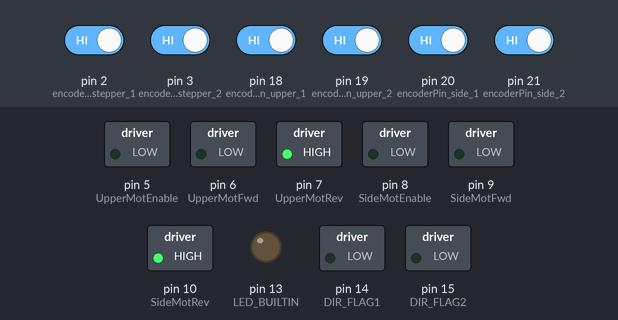
Bench run of a sketch on a simulated Arduino Mega 2560, built with avr-gcc and run on an emulated ATmega2560. On the bench: switched loads named in the sketch (green lamp = pin HIGH), output pins drawn as LEDs (lit = HIGH). The inputs (shaded band) are chosen by the test bench; at power-on: pin 2 (encoderPin_stepper_1), pin 3 (encoderPin_stepper_2), pin 18 (encoderPin_upper_1), pin 19 (encoderPin_upper_2), pin 20 (encoderPin_side_1), pin 21 (encoderPin_side_2) HIGH.

Above: at 2.2 s.
2.3 s: pin 18 (encoderPin_upper_1) driven LOW
At 3.3 s:
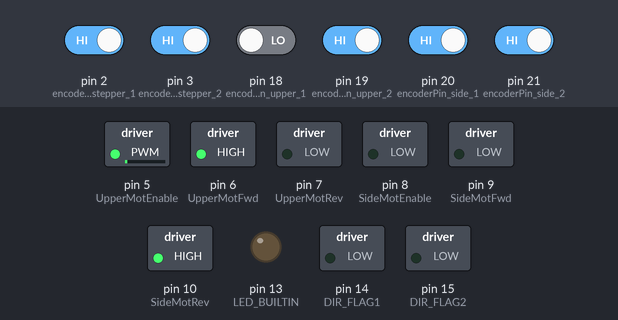
5.3 s: pin 20 (encoderPin_side_1) driven LOW
At 6.4 s:
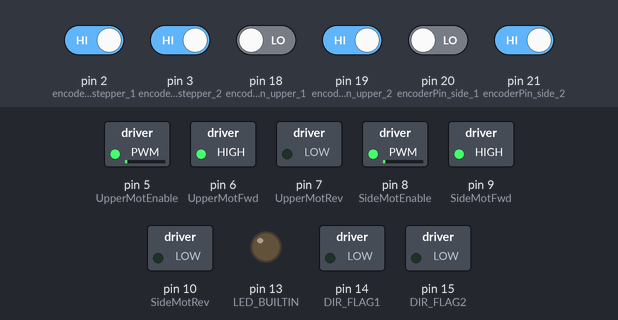
8.3 s: pin 19 (encoderPin_upper_2) driven LOW
At 8.7 s:
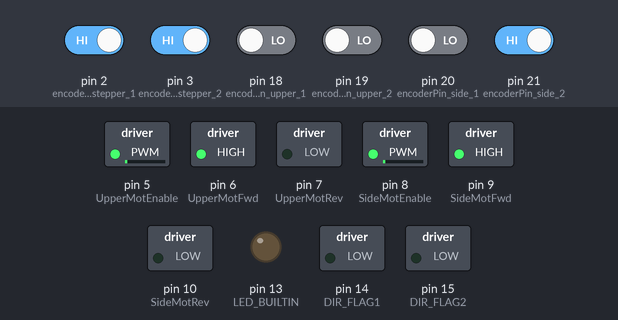
9.8 s: pin 21 (encoderPin_side_2) driven LOW
At 10.4 s:
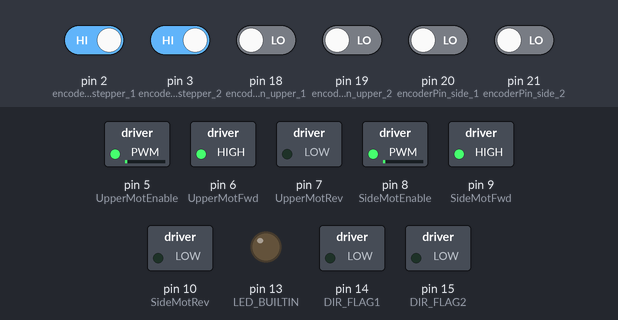
11.3 s: pin 18 (encoderPin_upper_1) driven HIGH
At 12.5 s:
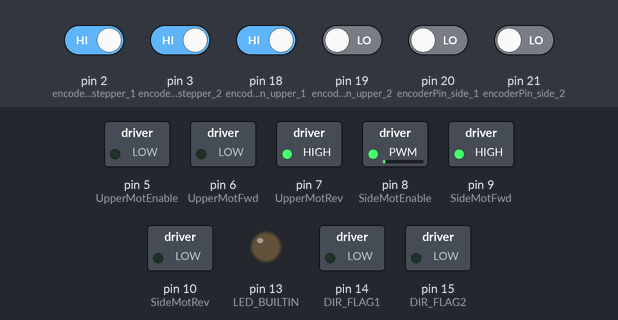
12.8 s: pin 20 (encoderPin_side_1) driven HIGH
At 15.7 s:
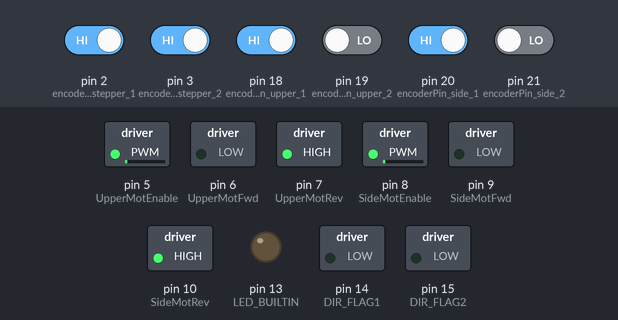
Timing chart, 0 to 16.8 s (numbered marks = the images above; inputs shaded):
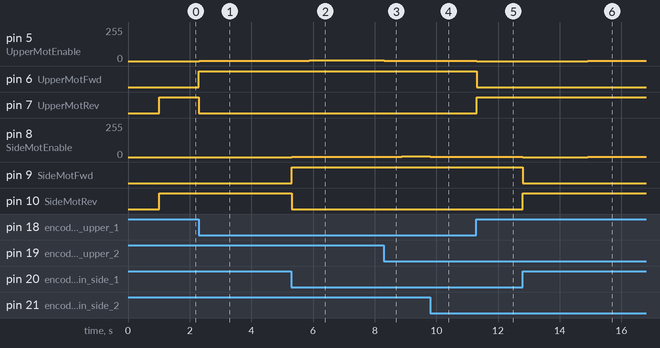

The sketch:

DCMotor_Mega_test.ino
```cpp
//Combining two motor controllers into one Mega board

//This is the section for encoder and ISR
int encoderPin_upper_1 = 18; //Encoder Output 'A' must connected with intreput pin of arduino.
int encoderPin_upper_2 = 19; //Encoder Otput 'B' must connected with intreput pin of arduino.

int encoderPin_side_1 = 20; //Encoder Output 'A' must connected with intreput pin of arduino.
int encoderPin_side_2 = 21; //Encoder Otput 'B' must connected with intreput pin of arduino.

int encoderPin_stepper_1 = 2; //Encoder Output 'A' must connected with intreput pin of arduino.
int encoderPin_stepper_2 = 3; //Encoder Otput 'B' must connected with intreput pin of arduino.

volatile int lastEncoded_upper = 0; // Here updated value of encoder store.
volatile int encoderValue_upper = 0; // Raw encoder value
volatile int lastEncoded_side = 0; // Here updated value of encoder store.
volatile int encoderValue_side = 0; // Raw encoder value
volatile int lastEncoded_stepper = 0; // Here updated value of encoder store.
volatile long encoderValue_stepper = 0; // Raw encoder value


int PPR = 2;  // Encoder Pulse per revolution.
int lastMSB_upper = 0;
int lastLSB_upper = 0;
int lastMSB_side = 0;
int lastLSB_side = 0;
int lastMSB_stepper = 0;
int lastLSB_stepper = 0;

//////////////////////////// Initialize PID controller///////////////////////////////////////
#include <PID_v1.h>
// PID Upper motor contrller
#define UpperMotEnable 5 //Motor Enamble pin Runs on PWM signal
#define UpperMotFwd  6  // Motor Forward pin
#define UpperMotRev  7 // Motor Reverse pin

double upper_kp = 2.2 , upper_ki = 2.8 , upper_kd = 0.013;
double upper_input = 0, upper_output = 0, upper_setpoint = 0;
double REV_upper = 0;
int user_input_upper = 0;
PID upper_motor_PID(&upper_input, &upper_output, &upper_setpoint, upper_kp, upper_ki, upper_kd, DIRECT);

// PID Side motor contrller
#define SideMotEnable 8 //Motor Enamble pin Runs on PWM signal
#define SideMotFwd  9  // Motor Forward pin
#define SideMotRev  10 // Motor Reverse pin

double side_kp = 2.2 , side_ki = 2.8 , side_kd = 0.013;
double side_input = 0, side_output = 0, side_setpoint = 0;
double REV_side = 0;
int user_input_side = 0;
PID side_motor_PID(&side_input, &side_output, &side_setpoint, side_kp, side_ki, side_kd, DIRECT);

//only use for stepper controller
int user_input_stepper = 0;
double DIST_stepper;
//////////////////////////////////////////////////////////////////////////////////////////////
// analog read pin:
#define analogPin1  A1
#define analogPin2  A2
// digital wrte pin:
#define DIR_FLAG1  14
#define DIR_FLAG2  15


// Serial initialization

char receiveData = 'c';
String receiveData_upper = "";
String receiveData_side = "";
String receiveData_stepper = "";
String receiveData_test = "";

void setup() {
  // put your setup code here, to run once:
  pinMode(LED_BUILTIN, OUTPUT);

  //Seup for Serial connection:
  Serial.begin(115200); // set the baud rate
  Serial.flush();


  //Setup: interrupts for motors and encoders
  pinMode(encoderPin_upper_1, INPUT_PULLUP);
  pinMode(encoderPin_upper_2, INPUT_PULLUP);
  pinMode(encoderPin_side_1, INPUT_PULLUP);
  pinMode(encoderPin_side_2, INPUT_PULLUP);
  pinMode(encoderPin_stepper_1, INPUT_PULLUP);
  pinMode(encoderPin_stepper_2, INPUT_PULLUP);
  digitalWrite(encoderPin_upper_1, HIGH); //turn pullup resistor on
  digitalWrite(encoderPin_upper_2, HIGH); //turn pullup resistor on
  digitalWrite(encoderPin_side_1, HIGH); //turn pullup resistor on
  digitalWrite(encoderPin_side_2, HIGH); //turn pullup resistor on
  digitalWrite(encoderPin_stepper_1, HIGH); //turn pullup resistor on
  digitalWrite(encoderPin_stepper_2, HIGH); //turn pullup resistor on
  attachInterrupt(digitalPinToInterrupt(encoderPin_upper_1), updateEncoder_upper, CHANGE);
  attachInterrupt(digitalPinToInterrupt(encoderPin_upper_2), updateEncoder_upper, CHANGE);
  attachInterrupt(digitalPinToInterrupt(encoderPin_side_1), updateEncoder_side, CHANGE);
  attachInterrupt(digitalPinToInterrupt(encoderPin_side_2), updateEncoder_side, CHANGE);
  attachInterrupt(digitalPinToInterrupt(encoderPin_stepper_1), updateEncoder_stepper, CHANGE);
  attachInterrupt(digitalPinToInterrupt(encoderPin_stepper_2), updateEncoder_stepper, CHANGE);

  //Setup for Motor
  //DCMotorSetup:
  pinMode(UpperMotEnable, OUTPUT);
  pinMode(UpperMotFwd, OUTPUT);
  pinMode(UpperMotRev, OUTPUT);
  TCCR1B = TCCR1B & 0b11111000 | 1;  // set 31KHz PWM to prevent motor noise
  upper_motor_PID.SetMode(AUTOMATIC);   //set PID in Auto mode
  upper_motor_PID.SetSampleTime(1);  // refresh rate of PID controller
  upper_motor_PID.SetOutputLimits(-150, 150); // this is the MAX PWM value to move motor, here change in value reflect change in speed of motor.
  pinMode(SideMotEnable, OUTPUT);
  pinMode(SideMotFwd, OUTPUT);
  pinMode(SideMotRev, OUTPUT);
  TCCR1B = TCCR1B & 0b11111000 | 1;  // set 31KHz PWM to prevent motor noise
  side_motor_PID.SetMode(AUTOMATIC);   //set PID in Auto mode
  side_motor_PID.SetSampleTime(1);  // refresh rate of PID controller
  side_motor_PID.SetOutputLimits(-150, 150); // this is the MAX PWM value to move motor, here change in value reflect change in speed of motor.
  //STEPPERMotorSetup:
  pinMode(DIR_FLAG1, OUTPUT);
  pinMode(DIR_FLAG2, OUTPUT);
  digitalWrite(DIR_FLAG1,LOW);
  digitalWrite(DIR_FLAG2,LOW);
  //wait for serial setup.
  delay(1000);
}

void loop() {
//  put your main code here, to run repeatedly:
//  Serial.print(encoderValue_upper);
//  Serial.print(",");
//  Serial.println(encoderValue_side);

////////////////////////////////////////////Read from Serial////////////////////////////////////////////////
  int seperate_flag = 0;
  int read_flag = 0;
  while(Serial.available()){ // only send data back if data has been sent
    delay(10);
    char c = Serial.read(); // read the incoming data
    receiveData_test += c;
//    Serial.print(c);

    if(c == ','){
      seperate_flag = 1;
    }
    else if(c == ';'){
      seperate_flag = 2;
    }
    else if(c == 'r'){
      read_flag = 1;
      c = 0;
    }
    else{
      if(seperate_flag == 0) receiveData_upper += c;
      else if(seperate_flag == 1) receiveData_side += c;
      else if(seperate_flag == 2) receiveData_stepper +=c;
    }
  }
  if (read_flag == 1){
//    Serial.println(receiveData_test);
//    Serial.print("(");
    Serial.println(encoderValue_upper);
//    Serial.print(",");
    Serial.println(encoderValue_side);
//    Serial.print(",");
    Serial.println(encoderValue_stepper);
//    Serial.println(")");
    receiveData = 'c'; // clear the flag comes into here
  }
  if (receiveData_upper.length() != 0 && receiveData_side.length() != 0 && receiveData_stepper.length() != 0){
    user_input_upper = receiveData_upper.toInt();
    user_input_side  = receiveData_side.toInt();
    user_input_stepper  = receiveData_stepper.toInt();
    clear_receiveData_string();
  }
  else{
    clear_receiveData_string();
  }
//  Serial.print("(");
//  Serial.print(user_input_upper);
//  Serial.print(",");
//  Serial.print(user_input_side);
//  Serial.println(")");
//  receiveData_upper = "";
//  receiveData_side = "";
  delay(5);

  //Read input data
//  user_input_upper = analogRead(analogPin1);
//  user_input_side = analogRead(analogPin2);
  clear_receiveData_string(); //Is this necessary?
/////////////////////////////////////////////////////////////////////////////////////////////////////
  REV_upper = map (user_input_upper, -90, 90, -2400, 2400 ); // mapping degree into pulse
  REV_side = map (user_input_side, -90, 90, -2400, 2400 ); // mapping degree into pulse
  DIST_stepper = map(user_input_stepper, -500, 500, -400000, 400000); // 0.01 mm ----> encoder pulse
//////////////////////////////////////////DCMOTOR////////////////////////////////////////////////////
  //PID controller + PWM output
  //upper motor
  upper_setpoint = REV_upper;                  // set a new setpoint from python server
  upper_input = encoderValue_upper;
  upper_motor_PID.Compute();                 // calculate new output
  pwmOut(upper_output, UpperMotEnable);
  //side motor
  side_setpoint = REV_side;                  // set a new setpoint from python server
  side_input = encoderValue_side;
  side_motor_PID.Compute();                 // calculate new output
  pwmOut(side_output, SideMotEnable);
//  for serial plot test
//  Serial.print(REV_upper);
//  Serial.print(",");
//  Serial.print(encoderValue_upper);
//  Serial.print(",");
//  Serial.print(REV_side);
//  Serial.print(",");
//  Serial.print(encoderValue_side);
//  Serial.print(",");
//  Serial.print(DIST_stepper);
//  Serial.print(",");
//  Serial.println(encoderValue_stepper);
///////////////////////////////////////////////////////////////////////////////////////////////////////

///////////////////////////////////////////STEPPER MOTOR///////////////////////////////////////////////
  stepper_motor_digitalwrite(DIST_stepper, encoderValue_stepper);
  receiveData_test = "";
}

void updateEncoder_upper(){
  int MSB_upper = digitalRead(encoderPin_upper_1); //MSB = most significant bit
  int LSB_upper = digitalRead(encoderPin_upper_2); //LSB = least significant bit

  int encoded_upper = (MSB_upper << 1) |LSB_upper; //converting the 2 pin value to single number
  int sum_upper  = (lastEncoded_upper << 2) | encoded_upper; //adding it to the previous encoded value

  if(sum_upper == 0b1101 || sum_upper == 0b0100 || sum_upper == 0b0010 || sum_upper == 0b1011) encoderValue_upper ++;
  if(sum_upper == 0b1110 || sum_upper == 0b0111 || sum_upper == 0b0001 || sum_upper == 0b1000) encoderValue_upper --;

  lastEncoded_upper = encoded_upper; //store this value for next time

}

void updateEncoder_side(){
  int MSB_side = digitalRead(encoderPin_side_1); //MSB = most significant bit
  int LSB_side = digitalRead(encoderPin_side_2); //LSB = least significant bit

  int encoded_side = (MSB_side << 1) |LSB_side; //converting the 2 pin value to single number
  int sum_side  = (lastEncoded_side << 2) | encoded_side; //adding it to the previous encoded value

  if(sum_side == 0b1101 || sum_side == 0b0100 || sum_side == 0b0010 || sum_side == 0b1011) encoderValue_side ++;
  if(sum_side == 0b1110 || sum_side == 0b0111 || sum_side == 0b0001 || sum_side == 0b1000) encoderValue_side --;

  lastEncoded_side = encoded_side; //store this value for next time

}

void updateEncoder_stepper(){
  int MSB_stepper = digitalRead(encoderPin_stepper_1); //MSB = most significant bit
  int LSB_stepper = digitalRead(encoderPin_stepper_2); //LSB = least significant bit

  int encoded_stepper = (MSB_stepper << 1) |LSB_stepper; //converting the 2 pin value to single number
  int sum_stepper  = (lastEncoded_stepper << 2) | encoded_stepper; //adding it to the previous encoded value

  if(sum_stepper == 0b1101 || sum_stepper == 0b0100 || sum_stepper == 0b0010 || sum_stepper == 0b1011) encoderValue_stepper ++;
  if(sum_stepper == 0b1110 || sum_stepper == 0b0111 || sum_stepper == 0b0001 || sum_stepper == 0b1000) encoderValue_stepper --;

  lastEncoded_stepper = encoded_stepper; //store this value for next time

}

void pwmOut(int out, int motor_number) {   // motor number 1 == upper // 2 == side
  if (motor_number == 5){
    if (out > 0) {                         // if REV > encoderValue motor move in forward direction.
      analogWrite(UpperMotEnable, out);         // Enabling motor enable pin to reach the desire angle
      forward(motor_number);                           // calling motor to move forward
    }
    else {
      analogWrite(UpperMotEnable, abs(out));          // if REV < encoderValue motor move in forward direction.
      reverse(motor_number);                            // calling motor to move reverse
    }
//  receiveData=""; // Cleaning User input, ready for new Input
  }
  else if(motor_number == 8){
    if (out > 0) {                         // if REV > encoderValue motor move in forward direction.
      analogWrite(SideMotEnable, out);         // Enabling motor enable pin to reach the desire angle
      forward(motor_number);                           // calling motor to move forward
    }
    else {
      analogWrite(SideMotEnable, abs(out));          // if REV < encoderValue motor move in forward direction.
      reverse(motor_number);                            // calling motor to move reverse
    }
  }
}

void forward (int motor_number) {
  if(motor_number == 5){
    digitalWrite(UpperMotFwd, HIGH);
    digitalWrite(UpperMotRev, LOW);
  }
  else if(motor_number == 8){
    digitalWrite(SideMotFwd, HIGH);
    digitalWrite(SideMotRev, LOW);
  }

}

void reverse (int motor_number) {
  if(motor_number == 5){
    digitalWrite(UpperMotFwd, LOW);
    digitalWrite(UpperMotRev, HIGH);
  }
  else if(motor_number == 8){
    digitalWrite(SideMotFwd, LOW);
    digitalWrite(SideMotRev, HIGH);
  }
}
void finish (int motor_number) {
  if(motor_number == 5){
    digitalWrite(UpperMotFwd, LOW);
    digitalWrite(UpperMotRev, LOW);
  }
  else if(motor_number == 8){
    digitalWrite(SideMotFwd, LOW);
    digitalWrite(SideMotRev, LOW);
  }

}

void clear_receiveData_string(){
    receiveData_upper = "";
    receiveData_side = "";
    receiveData_stepper = "";
}

void stepper_motor_digitalwrite(long DIST_stepper, long encoderValue_stepper){
    if (DIST_stepper + 20 < encoderValue_stepper){
    digitalWrite(DIR_FLAG1,HIGH);
    digitalWrite(DIR_FLAG2,LOW);
  }
  else if(DIST_stepper - 20 > encoderValue_stepper){
    digitalWrite(DIR_FLAG1,LOW);
    digitalWrite(DIR_FLAG2,HIGH);
  }
  else{
    digitalWrite(DIR_FLAG1,LOW);
    digitalWrite(DIR_FLAG2,LOW);
  }
}
```

Measured:
- after the input at 2.3 s, pin 5 (UpperMotEnable): 0/255 → 2/255 at once, → 3/255 1.6 s later; pin 6 (UpperMotFwd): LOW → HIGH at once; pin 7 (UpperMotRev): HIGH → LOW at once
- after the input at 5.3 s, pin 8 (SideMotEnable): 0/255 → 2/255 at once, → 3/255 1.6 s later; pin 9 (SideMotFwd): LOW → HIGH at once; pin 10 (SideMotRev): HIGH → LOW at once
- after the input at 8.3 s, pin 5 (UpperMotEnable): 5/255 → 3/255 at once
- after the input at 9.8 s, pin 8 (SideMotEnable): 4/255 → 2/255 at once
- after the input at 11.3 s, pin 5 (UpperMotEnable): 3/255 → 0/255 at once; pin 6 (UpperMotFwd): HIGH → LOW at once; pin 7 (UpperMotRev): LOW → HIGH at once
- after the input at 12.8 s, pin 5 (UpperMotEnable): 0/255 → 1/255 after 2.1 s; pin 8 (SideMotEnable): 2/255 → 0/255 at once, → 1/255 2.1 s later; pin 9 (SideMotFwd): HIGH → LOW at once; pin 10 (SideMotRev): LOW → HIGH at once
